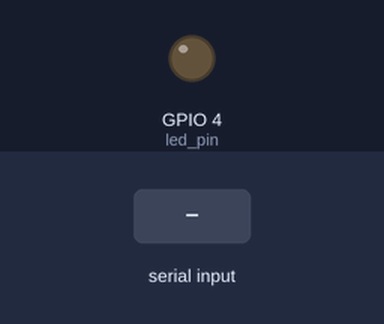
This program was run on a simulated Raspberry Pi (BCM pin numbers). Parts: output pins drawn as LEDs (lit = HIGH). The inputs (shaded band) are chosen by the test bench. What the program prints to the terminal is not drawn.

Above: at 1.2 s.
1.3 s: "3" typed at the terminal, then Enter
At 2.08 s:
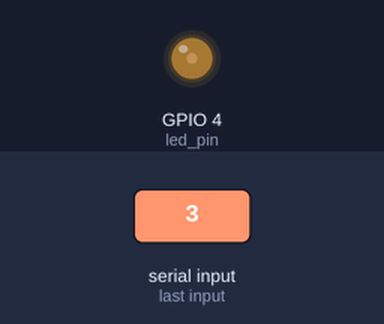
4.3 s: "1" typed at the terminal, then Enter
At 4.7 s:
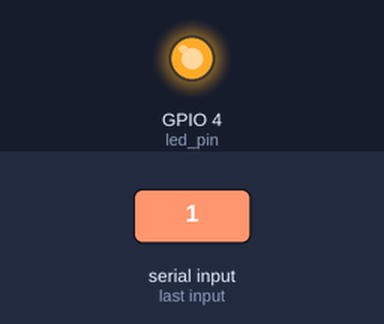
5.8 s: "4" typed at the terminal, then Enter
At 6.88 s:
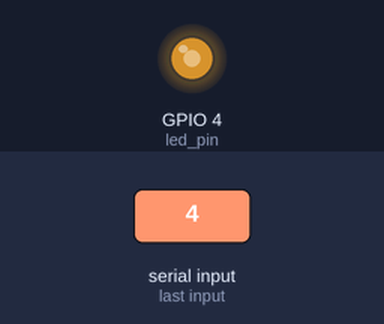
8.8 s: "5" typed at the terminal, then Enter
Timing chart, 0 to 12.8 s (numbered marks = the images above; inputs shaded):
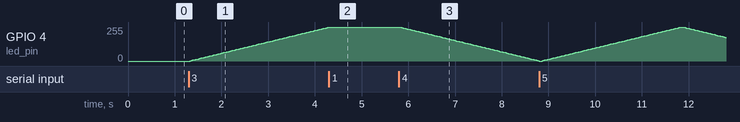

The program:

LJHmission013002.py
```python
import RPi.GPIO as GPIO
import time

led_pin = 4

GPIO.setmode(GPIO.BCM)

GPIO.setup(led_pin, GPIO.OUT)

pwm_led = GPIO.PWM(led_pin, 100)

try:
	while True:
		print("1. LED 켜기\n2. LED 끄기\n3. LED 3초간 점점 밝기\n4. LED 3초간 점점 어둡기\n5. LED 3초간 점점 밝다가 3초간 점점 어둡기\n6.원하는 초 입력\n0. 종료.\n원하는 기능 : ")

		num = input()

		if num == '1':
			print("LED 켜기!!")
			GPIO.output(led_pin, True)
		elif num == '2':
			print("LED 끄기!!")
			GPIO.output(led_pin, False)
		elif num == '3':
			print("LED 3초간 점점 밝기!!")
			pwm_led.start(0)
			for duty_cycle in range(101):
				pwm_led.ChangeDutyCycle(duty_cycle)
				time.sleep(0.03)
			pwm_led.stop()
		elif num == '4':
			print("LED 3초간 점점 어둡기!!")
			pwm_led.start(100)
			for duty_cycle in range(100, -1, -1):
				pwm_led.ChangeDutyCycle(duty_cycle)
				time.sleep(0.03)
			pwm_led.stop()
		elif num == '5':
			print("LED 3초간 점점 밝다가 3초간 점점 어둡기!!")
			pwm_led.start(0)
			for duty_cycle in range(101):
				pwm_led.ChangeDutyCycle(duty_cycle)
				time.sleep(0.03)
			pwm_led.stop()
			pwm_led.start(100)
			for duty_cycle in range(100, -1, -1):
				pwm_led.ChangeDutyCycle(duty_cycle)
				time.sleep(0.03)
			pwm_led.stop()
		elif num == '6':
			want_time = float(input("원하는 시간을 입력하세요: "))
			print("총", want_time*2, "초 동안 점점 밝아지다가 어두워집니다!!")
			pwm_led.start(0)
			for duty_cycle in range(101):
				pwm_led.ChangeDutyCycle(duty_cycle)
				time.sleep(want_time/100.0)
			pwm_led.stop()
			pwm_led.start(100)
			for duty_cycle in range(100, -1, -1):
				pwm_led.ChangeDutyCycle(duty_cycle)
				time.sleep(want_time/100.0)
			pwm_led.stop()
		elif num == '0':
			print("프로그램을 종료합니다!!")
			break

except KeyboardInterrupt:
	pass

GPIO.cleanup()
```

Measured:
- after the input at 1.3 s, GPIO 4 (led_pin): moves from 0/255 to 252/255 over 2.9 s, starting at once
- after the input at 4.3 s, GPIO 4 (led_pin): goes on until 4.3 s, then stays 255/255
- after the input at 5.8 s, GPIO 4 (led_pin): moves from 255/255 to 3/255 over 2.9 s, starting at once
